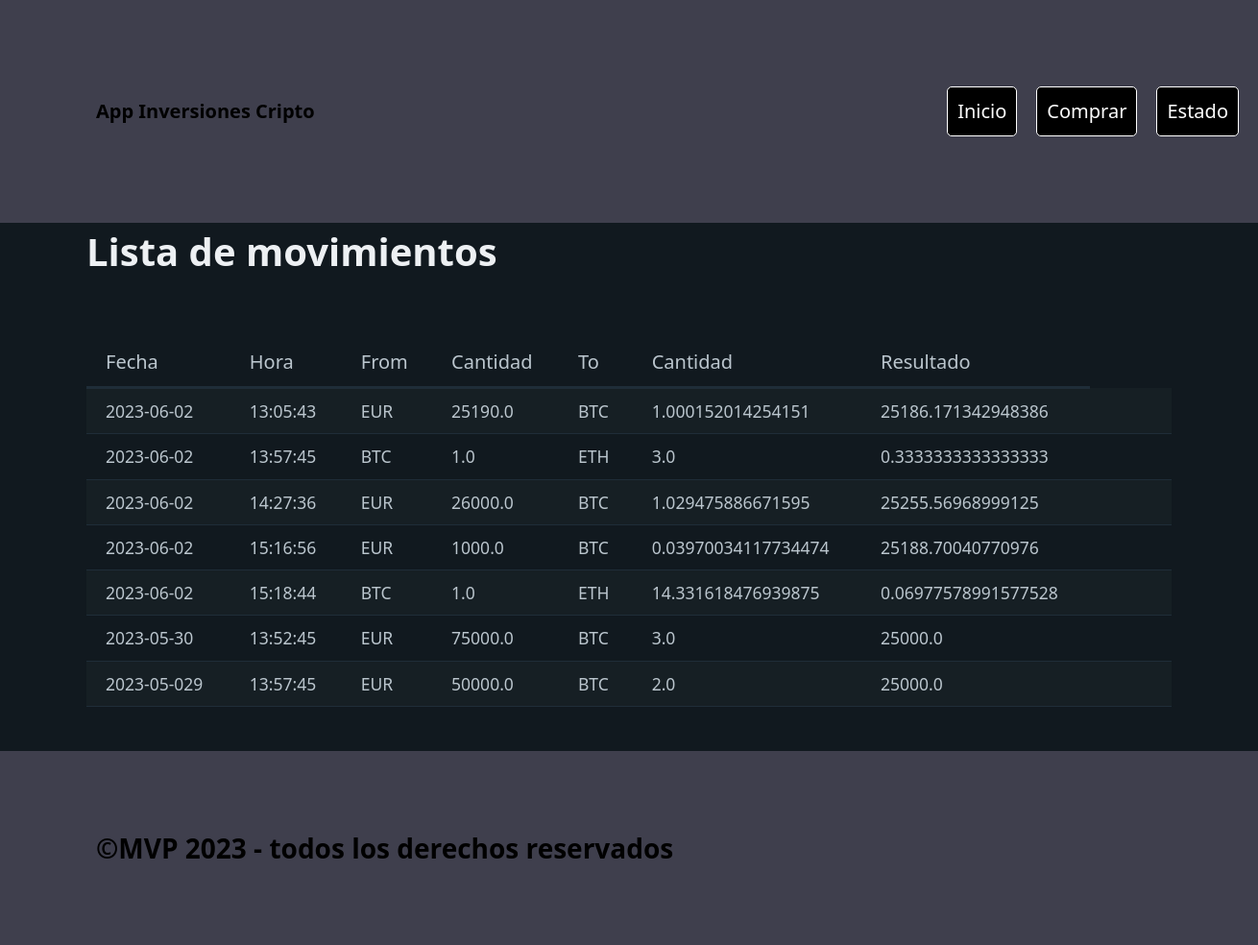
The page / on the database its author committed.
### tables this page shows
CREATE TABLE "movements" (
	"id"	INTEGER,
	"date"	TEXT,
	"time"	TEXT,
	"base"	TEXT,
	"amount_base"	REAL,
	"quote"	TEXT,
	"amount_quote"	REAL,
	PRIMARY KEY("id" AUTOINCREMENT)
);

### app_crypto_trader/routes.py (the view)
@app.route("/")
def index():
    data = Db_data.get_data("SELECT * from movements order by date DESC")
    return render_template("index.html", data=data)

### app_crypto_trader/models_db.py (called while the page is built)
    def get_data(query):
        connect = Connection(query)
        rows = connect.res.fetchall()
        columns = connect.res.description
        dict_list = []
        for r in rows:
            dict = {}
            position = 0
            for c in columns:
                dict[c[0]] = r[position]
                position += 1
            dict_list.append(dict)
        connect.con.close()
        return dict_list

### app_crypto_trader/templates/index.html
{% extends "base.html" %}
{% block section %}
    <section class="container">
        <h1>Lista de movimientos</h1>
        {% if data == [] %}
        <h3>No hay movimientos que mostrar</h3>
        <h3>Pulse comprar para comenzar a invertir</h3>
        {% else %}
        <table role="grid">
            <thead>
                <tr>
                    <th>Fecha</th>
                    <th>Hora</th>
                    <th>From</th>
                    <th>Cantidad</th>
                    <th>To</th>
                    <th>Cantidad</th>
                    <th>Resultado</th>
                </tr>
            </thead>
            <tbody>
                {% for move in data %}
                <tr>
                    <td>{{move.date}}</td>
                    <td>{{move.time}}</td>
                    <td>{{move.base}}</td>
                    <td>{{move.amount_base}}</td>
                    <td>{{move.quote}}</td>
                    <td>{{move.amount_quote}}</td>
                    <td>{{move.amount_base/move.amount_quote}}</td>
                    <td></td>
                    <td>
                    </td>
                </tr>
                {% endfor %}
                {% endif %}
            </tbody>
        </table>
    </section>
{% endblock %}

### app_crypto_trader/templates/base.html (shortened to what this page needs)
<!DOCTYPE html>
<html lang="en" data-theme="dark">
<head>
    <link rel="stylesheet" href="/static/pico.css">
    <link rel="stylesheet" href="/static/styles.css">
</head>
<body>
    <header>
        <div>
            <nav>
                <ul>
                    <li class="name-registered"><strong>App Inversiones Cripto</strong></li>
                </ul>
                <ul>
                  <li><a href="/" role="button" id="Inicio" class="boton">Inicio</a></li>
                  <li><a href="/purchase" role="button" class="boton">Comprar</a></li>
                  <li><a href="/status" role="button" class="boton">Estado</a></li>
                </ul>
              </nav>
        </div>
    </header>
    <section class="container">
        {% block section %}
        {% endblock %}
    </section>
    <footer>
        <div class="name-registered">
            &copy;MVP 2023 - todos los derechos reservados
        </div>
    </footer>
</body>
</html>

### app_crypto_trader/static/styles.css (style rules this page uses)
header, footer { background-color: rgb(63, 63, 77); color: black; font-size: 1.4em; font-weight: bold; }
body { min-height: 100vh; display: grid; grid-template-rows: auto 550px 1fr auto; margin: 0; }
.boton { background-color: black; border-color: white; color: white; position: relative; right: 20px; }
.name-registered { color: black; position: relative; left: 100px; }

### rows shown on the page
movements: date "2023-06-02", time "13:05:43", base "EUR", amount_base "25190.0", quote "BTC", amount_quote "1.000152014254151", move.amount_base/move.amount_quote "25186.171342948386"
movements: date "2023-06-02", time "13:57:45", base "BTC", amount_base "1.0", quote "ETH", amount_quote "3.0", move.amount_base/move.amount_quote "0.3333333333333333"
movements: date "2023-06-02", time "14:27:36", base "EUR", amount_base "26000.0", quote "BTC", amount_quote "1.029475886671595", move.amount_base/move.amount_quote "25255.56968999125"
movements: date "2023-06-02", time "15:16:56", base "EUR", amount_base "1000.0", quote "BTC", amount_quote "0.03970034117734474", move.amount_base/move.amount_quote "25188.70040770976"
movements: date "2023-06-02", time "15:18:44", base "BTC", amount_base "1.0", quote "ETH", amount_quote "14.331618476939875", move.amount_base/move.amount_quote "0.06977578991577528"
movements: date "2023-05-30", time "13:52:45", base "EUR", amount_base "75000.0", quote "BTC", amount_quote "3.0", move.amount_base/move.amount_quote "25000.0"
movements: date "2023-05-029", time "13:57:45", base "EUR", amount_base "50000.0", quote "BTC", amount_quote "2.0", move.amount_base/move.amount_quote "25000.0"
